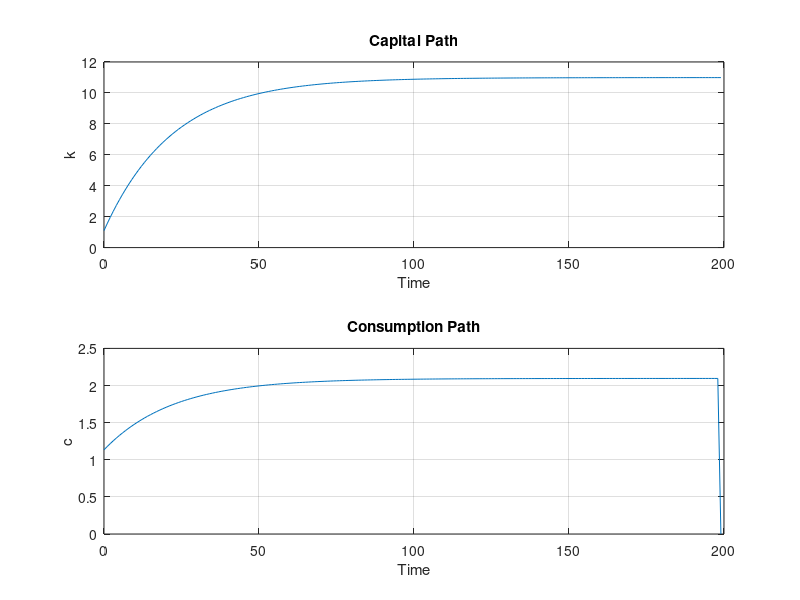

Write the MATLAB code that produced this figure. (Note: this script raises an error after producing the figure.)
addpath C:\dynare\6.2\matlab

%Params

alpha = 0.36;
beta = 0.95;
delta = 0.025;
sigma = 2;

k_b = 10.991;
c_b = 2.0954;
k0 = 0.1*k_b;

A = [1.053 -1; -0.004736 1.0045];

[V,D] = eig(A);

%Sorting Values and vectors

[E, ind] = sort(diag(D));
DS = diag(E);
VS = V(:,ind);
IV = inv(VS);

T = 200;
kt = zeros(T,1);
kt(1) = k0;
ka = zeros(T,1);
ka(1) = k0;
ct = zeros(T,1);

for i=1:T-1
    kt(i+1) = k_b+0.9558*(kt(i)-k_b);
    %ka(i+1) = alpha*beta*ka(i)^alpha;
    ct(i) = c_b+0.0972*(kt(i)-k_b);
end

%plot(kt)
%title('Capital')
%plot(ct)
%title('Consumption')

figure;
subplot(2,1,1);
plot(0:T-1, kt);
title('Capital Path');
ylabel('k');
xlabel('Time');
grid on;

subplot(2,1,2);
plot(0:T-1, ct);
title('Consumption Path');
ylabel('c');
xlabel('Time');
grid on;

% Run Dynare nonlinear simulation (Part f)
dynare Q2f.mod noclearall;

% Extract Dynare results
dynare_k = oo_.endo_simul(strcmp(M_.endo_names, 'k'), :)';
dynare_c = oo_.endo_simul(strcmp(M_.endo_names, 'c'), :)';

figure;
subplot(2,1,1);
plot(0:T-1, kt, 'r', 'DisplayName', 'Part e Capital');
hold on;
plot(0:(length(dynare_k)-1), dynare_k, 'b', 'DisplayName', 'Dynare Capital Path');
title('Capital Path');
ylabel('k');
xlabel('Time');
legend show;
grid on;

subplot(2,1,2);
plot(0:T-1, ct, 'r', 'DisplayName', 'Part e Consumption');
hold on;
plot(0:(length(dynare_c)-1), dynare_c, 'b', 'DisplayName', 'Dynare Consumption Path');
title('Consumption Path');
ylabel('c');
xlabel('Time');
legend show;
grid on;


dynare Q2g.mod noclearall;
% Extract Dynare results
dynare_k = oo_.endo_simul(strcmp(M_.endo_names, 'k'), :)';
dynare_c = oo_.endo_simul(strcmp(M_.endo_names, 'c'), :)';

figure;
subplot(2,1,1);
plot(0:T-1, kt, 'r', 'DisplayName', 'Part e Capital');
hold on;
plot(0:(length(dynare_k)-1), dynare_k, '--b', 'DisplayName', 'Dynare Capital Path: Linear Approx');
title('Capital Path');
ylabel('k');
xlabel('Time');
legend show;
grid on;

subplot(2,1,2);
plot(0:T-1, ct, 'r', 'DisplayName', 'Part e Consumption');
hold on;
plot(0:(length(dynare_c)-1), dynare_c, '--b', 'DisplayName', 'Dynare Consumption Path: Linear Approx');
title('Consumption Path');
ylabel('c');
xlabel('Time');
legend show;
grid on;

dynare Q3c.mod noclearall;
% Extract Dynare results
dynare_k = oo_.endo_simul(strcmp(M_.endo_names, 'k'), :)';
dynare_c = oo_.endo_simul(strcmp(M_.endo_names, 'c'), :)';
dynare_l = oo_.endo_simul(strcmp(M_.endo_names, 'l'), :)';

figure;
plot(0:(length(dynare_k)-1), dynare_k, 'b', 'DisplayName', 'Capital');
hold on;
plot(0:(length(dynare_c)-1), dynare_c, 'r', 'DisplayName', 'Consumption');
plot(0:(length(dynare_l)-1), dynare_l, 'g', 'DisplayName', 'labor');
title('Capital Labor and Consumption');
ylabel('Value');
xlabel('Time');
legend show;
grid on;

dynare Q3d.mod noclearall;
% Extract Dynare results
dynare_kL = oo_.endo_simul(strcmp(M_.endo_names, 'k'), :)';
dynare_cL = oo_.endo_simul(strcmp(M_.endo_names, 'c'), :)';
dynare_lL = oo_.endo_simul(strcmp(M_.endo_names, 'l'), :)';

figure;
plot(0:(length(dynare_k)-1), dynare_k, 'r', 'DisplayName', 'Capital');
hold on;
plot(0:(length(dynare_kL)-1), dynare_kL, '--b', 'DisplayName', 'Approx Capital');
title('Capital');
ylabel('Value');
xlabel('Time');
legend show;
grid on;

figure;
plot(0:(length(dynare_c)-1), dynare_c, 'r', 'DisplayName', 'Consumption');
hold on;
plot(0:(length(dynare_cL)-1), dynare_cL, '--b', 'DisplayName', 'Approx Consumption');
title('Consumption');
ylabel('Value');
xlabel('Time');
legend show;
grid on;

figure;
plot(0:(length(dynare_l)-1), dynare_l, 'r', 'DisplayName', 'Labor');
hold on;
plot(0:(length(dynare_lL)-1), dynare_lL, '--b', 'DisplayName', 'Approx Labor');
title('Labor');
ylabel('Value');
xlabel('Time');
legend show;
grid on;